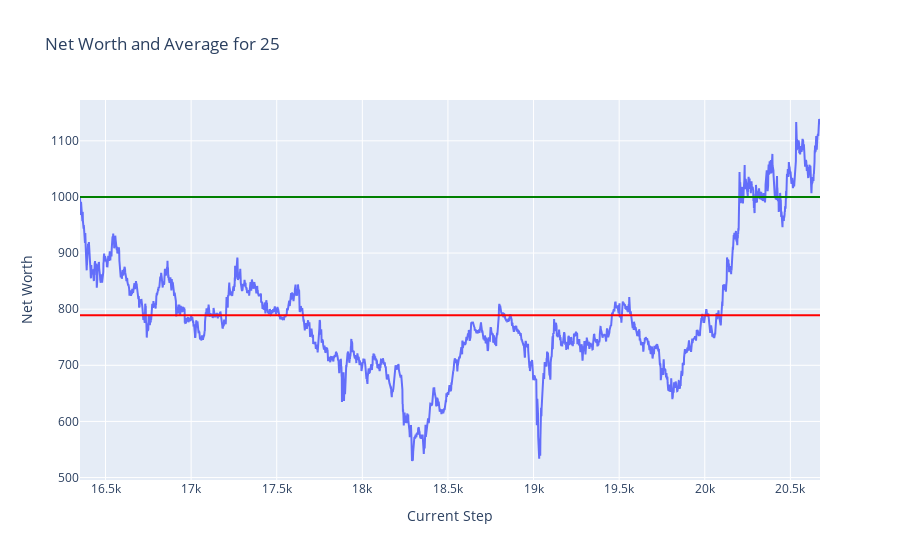

The notebook cell saved with this chart:
### Code cell
plot_token_data(df = test_hist_df, token = token)

### Figure 1 — Plotly figure (JSON) as saved in the notebook; plotly's stock layout.template omitted (floating-point values rounded to 4 significant figures; data arrays with more than 128 entries replaced by an {"elided": "..."} marker saying what was removed)
{"data": [{"mode": "lines", "name": "Net Worth", "type": "scatter", "x": {"elided": "4323 int values"}, "y": {"elided": "4323 float values"}}], "layout": {"shapes": [{"line": {"color": "green"}, "name": "Net Worth = 1000", "type": "line", "x0": 0, "x1": 1, "xref": "x domain", "y0": 1000, "y1": 1000, "yref": "y"}, {"line": {"color": "red"}, "name": "Average Net Worth = 789.36", "type": "line", "x0": 0, "x1": 1, "xref": "x domain", "y0": 789.4, "y1": 789.4, "yref": "y"}], "title": {"text": "Net Worth and Average for 25"}, "xaxis": {"title": {"text": "Current Step"}}, "yaxis": {"title": {"text": "Net Worth"}}}}
